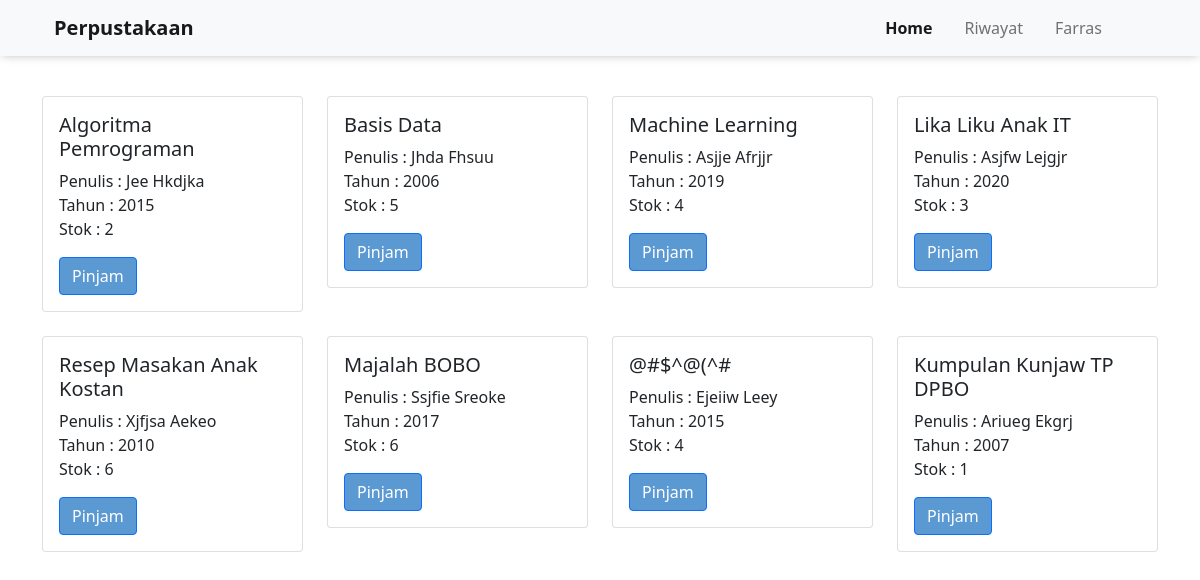
The page /index.php (signed in) on the database its author committed.
### tables this page shows
CREATE TABLE `buku` (
  `id_buku` int(11) NOT NULL,
  `kode_buku` char(5) NOT NULL,
  `judul_buku` varchar(50) NOT NULL,
  `penulis_buku` varchar(50) NOT NULL,
  `penerbit_buku` varchar(50) NOT NULL,
  `tahun_penerbit` char(4) NOT NULL,
  `stok` int(11) NOT NULL
);

### index.php (the view, shortened to what this page needs)
<?php
	include 'conn.php';
	$buku = mysqli_query($conn, 'SELECT * FROM buku');
?>
<!doctype html>
<html lang="en">
<head>
	<link href="https://cdn.jsdelivr.net/npm/bootstrap@5.1.3/dist/css/bootstrap.min.css" rel="stylesheet">
	<link rel="stylesheet" href="style.css">
</head>
<body>
	<nav class="navbar navbar-expand-lg navbar-light bg-light fixed-top mb-5" style="box-shadow: 0px 0px 10px -2px rgba(0,0,0,0.35);">
		<div class="container ps-4 pe-4">
			<a class="navbar-brand" href="index.php">
				<b>
					Perpustakaan
				</b>
            </a>
			<div class="collapse navbar-collapse" id="navbarNav">
				<ul class="navbar-nav ms-auto">
                    <li class="nav-item">
						<a class="nav-link active" href="index.php">Home&emsp;</a>
					</li>
					<li class="nav-item">
						<a class="nav-link" href="riwayat.php">Riwayat&emsp;</a>
					</li>
					<li class="nav-item">
						<a class="nav-link" href="profile.php">
							<?php
								if(!isset($_SESSION["login"])) {
									echo "Login";
								} else {
									echo $_SESSION['nama_anggota'];
								}
							?>
						&emsp;</a>
					</li>
					<li class="nav-item">
						<?php
							if(isset($_SESSION["login"])) {
								echo
								"
								<a class='nav-link' href='logout.php'>
									<span class='iconify-inline' data-icon='carbon:logout'></span>
								</a>
								";
							}
						?>
					</li>
				</ul>
			</div>
		</div>
	</nav>
	<div class="container mt-5 pt-5">
		<div class="row">
			<?php foreach ($buku as $resultBuku) { ?>
				<div class="col-lg-3 col-md-4 col-sm-6 col-6 mb-4">
					<div class="card">
						<div class="card-body">
							<h5 class="card-title"><?= $resultBuku['judul_buku']; ?></h5>
							<p class="card-text">Penulis : <?= $resultBuku['penulis_buku']; ?> <br> Tahun : <?= $resultBuku['tahun_penerbit']; ?> <br> Stok : <?= $resultBuku['stok']; ?></p>
							<?php if(isset($_SESSION["login"])) { ?>
								<a href="detail.php?id_buku=<?php echo $resultBuku['id_buku']; ?>" class="btn btn-primary" data-bs-toggle="modal" data-bs-target="#exampleModal-<?php echo $resultBuku['id_buku']; ?>"> Pinjam </a>
							<?php } else { ?>
								<a href="login.php" class="btn btn-primary"><span class="iconify-inline" data-icon="fa6-solid:cart-plus" style="color: white;"></span> Pinjam </a>
							<?php } ?>
						</div>
					</div>
				</div>
			<?php } ?>
		</div>
	</div>
</body>
</html>

### style.css (style rules this page uses)
.btn-primary { background-color: rgb(91, 153, 211) !important; }
.active { font-weight: bold !important; }

### rows shown on the page
buku: judul_buku "Algoritma Pemrograman", penulis_buku "Jee Hkdjka", tahun_penerbit "2015", stok "2"
buku: judul_buku "Basis Data", penulis_buku "Jhda Fhsuu", tahun_penerbit "2006", stok "5"
buku: judul_buku "Machine Learning", penulis_buku "Asjje Afrjjr", tahun_penerbit "2019", stok "4"
buku: judul_buku "Lika Liku Anak IT", penulis_buku "Asjfw Lejgjr", tahun_penerbit "2020", stok "3"
buku: judul_buku "Resep Masakan Anak Kostan", penulis_buku "Xjfjsa Aekeo", tahun_penerbit "2010", stok "6"
buku: judul_buku "Majalah BOBO", penulis_buku "Ssjfie Sreoke", tahun_penerbit "2017", stok "6"
buku: judul_buku "@#$^@(^#", penulis_buku "Ejeiiw Leey", tahun_penerbit "2015", stok "4"
buku: judul_buku "Kumpulan Kunjaw TP DPBO", penulis_buku "Ariueg Ekgrj", tahun_penerbit "2007", stok "1"

### other values the page prints
$_SESSION['nama_anggota'] "Farras"
